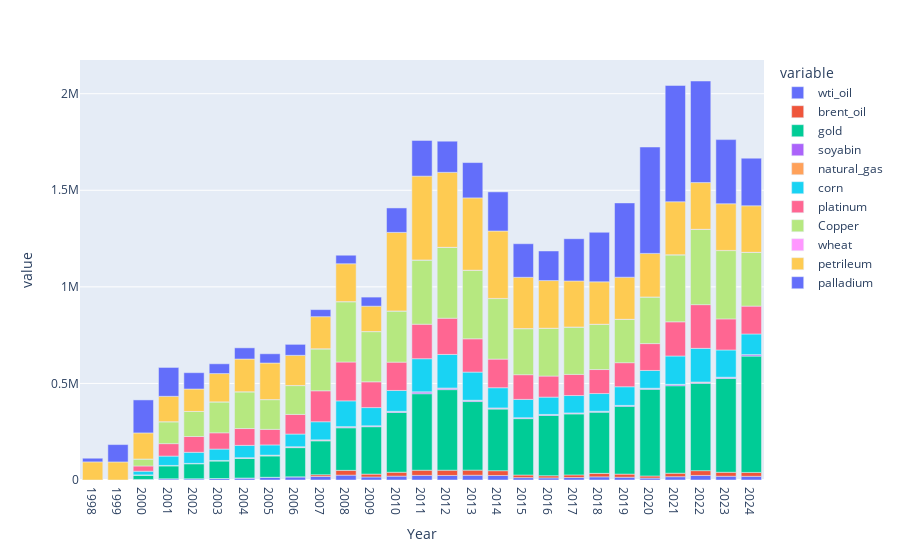

Notebook source saved alongside this figure:
### Code cell
px.bar(grouped_df,x="Year",y=['wti_oil', 'brent_oil', 'gold', 'soyabin', 'natural_gas',
       'corn', 'platinum', 'Copper', 'wheat', 'petrileum', 'palladium'])

### Figure 1 — Plotly figure (JSON) as saved in the notebook; plotly's stock layout.template omitted (floating-point values rounded to 4 significant figures)
{"data": [{"hovertemplate": "variable=wti_oil<br>Year=%{x}<br>value=%{y}<extra></extra>", "legendgroup": "wti_oil", "marker": {"color": "#636efa", "pattern": {"shape": ""}}, "name": "wti_oil", "orientation": "v", "showlegend": true, "textposition": "auto", "type": "bar", "x": ["1998", "1999", "2000", "2001", "2002", "2003", "2004", "2005", "2006", "2007", "2008", "2009", "2010", "2011", "2012", "2013", "2014", "2015", "2016", "2017", "2018", "2019", "2020", "2021", "2022", "2023", "2024"], "xaxis": "x", "y": [0.0, 0.0, 2883.0, 6412.0, 6538.0, 7749.0, 10330.0, 14230.0, 16560.0, 18240.0, 25240.0, 15650.0, 20060.0, 23970.0, 23550.0, 24710.0, 23410.0, 12290.0, 10860.0, 12760.0, 16300.0, 14370.0, 9954.0, 17160.0, 23680.0, 19400.0, 19090.0], "yaxis": "y"}, {"hovertemplate": "variable=brent_oil<br>Year=%{x}<br>value=%{y}<extra></extra>", "legendgroup": "brent_oil", "marker": {"color": "#EF553B", "pattern": {"shape": ""}}, "name": "brent_oil", "orientation": "v", "showlegend": true, "textposition": "auto", "type": "bar", "x": ["1998", "1999", "2000", "2001", "2002", "2003", "2004", "2005", "2006", "2007", "2008", "2009", "2010", "2011", "2012", "2013", "2014", "2015", "2016", "2017", "2018", "2019", "2020", "2021", "2022", "2023", "2024"], "xaxis": "x", "y": [0.0, 0.0, 0.0, 0.0, 0.0, 0.0, 0.0, 0.0, 0.0, 8915.0, 24740.0, 14880.0, 20090.0, 26640.0, 27150.0, 26410.0, 24820.0, 13480.0, 11290.0, 13740.0, 18010.0, 16170.0, 10900.0, 17880.0, 24840.0, 20630.0, 20110.0], "yaxis": "y"}, {"hovertemplate": "variable=gold<br>Year=%{x}<br>value=%{y}<extra></extra>", "legendgroup": "gold", "marker": {"color": "#00cc96", "pattern": {"shape": ""}}, "name": "gold", "orientation": "v", "showlegend": true, "textposition": "auto", "type": "bar", "x": ["1998", "1999", "2000", "2001", "2002", "2003", "2004", "2005", "2006", "2007", "2008", "2009", "2010", "2011", "2012", "2013", "2014", "2015", "2016", "2017", "2018", "2019", "2020", "2021", "2022", "2023", "2024"], "xaxis": "x", "y": [0.0, 0.0, 22700.0, 66950.0, 77620.0, 90930.0, 102000.0, 110400.0, 151100.0, 175600.0, 220400.0, 245500.0, 309300.0, 396200.0, 417200.0, 355000.0, 319000.0, 292000.0, 312400.0, 315700.0, 316900.0, 351000.0, 448600.0, 453000.0, 451800.0, 485700.0, 602300.0], "yaxis": "y"}, {"hovertemplate": "variable=soyabin<br>Year=%{x}<br>value=%{y}<extra></extra>", "legendgroup": "soyabin", "marker": {"color": "#ab63fa", "pattern": {"shape": ""}}, "name": "soyabin", "orientation": "v", "showlegend": true, "textposition": "auto", "type": "bar", "x": ["1998", "1999", "2000", "2001", "2002", "2003", "2004", "2005", "2006", "2007", "2008", "2009", "2010", "2011", "2012", "2013", "2014", "2015", "2016", "2017", "2018", "2019", "2020", "2021", "2022", "2023", "2024"], "xaxis": "x", "y": [0.0, 0.0, 401.2, 1081.0, 1149.0, 1222.0, 1665.0, 1816.0, 2899.0, 3371.0, 3782.0, 3703.0, 5100.0, 8883.0, 7785.0, 5984.0, 4796.0, 3946.0, 4283.0, 4272.0, 3912.0, 4072.0, 5224.0, 6336.0, 5461.0, 5848.0, 7130.0], "yaxis": "y"}, {"hovertemplate": "variable=natural_gas<br>Year=%{x}<br>value=%{y}<extra></extra>", "legendgroup": "natural_gas", "marker": {"color": "#FFA15A", "pattern": {"shape": ""}}, "name": "natural_gas", "orientation": "v", "showlegend": true, "textposition": "auto", "type": "bar", "x": ["1998", "1999", "2000", "2001", "2002", "2003", "2004", "2005", "2006", "2007", "2008", "2009", "2010", "2011", "2012", "2013", "2014", "2015", "2016", "2017", "2018", "2019", "2020", "2021", "2022", "2023", "2024"], "xaxis": "x", "y": [0.0, 0.0, 512.4, 1001.0, 844.7, 1372.0, 1538.0, 2263.0, 1743.0, 1793.0, 2251.0, 1048.0, 1104.0, 1015.0, 705.3, 940.1, 1074.0, 661.9, 637.7, 757.4, 769.2, 636.7, 538.9, 939.4, 1642.0, 669.1, 607.0], "yaxis": "y"}, {"hovertemplate": "variable=corn<br>Year=%{x}<br>value=%{y}<extra></extra>", "legendgroup": "corn", "marker": {"color": "#19d3f3", "pattern": {"shape": ""}}, "name": "corn", "orientation": "v", "showlegend": true, "textposition": "auto", "type": "bar", "x": ["1998", "1999", "2000", "2001", "2002", "2003", "2004", "2005", "2006", "2007", "2008", "2009", "2010", "2011", "2012", "2013", "2014", "2015", "2016", "2017", "2018", "2019", "2020", "2021", "2022", "2023", "2024"], "xaxis": "x", "y": [0.0, 0.0, 18920.0, 48400.0, 57300.0, 58840.0, 63870.0, 52820.0, 65690.0, 93700.0, 133400.0, 94170.0, 107900.0, 171300.0, 173600.0, 145700.0, 104600.0, 94920.0, 89610.0, 90170.0, 91650.0, 96610.0, 91920.0, 146700.0, 174200.0, 140900.0, 106800.0], "yaxis": "y"}, {"hovertemplate": "variable=platinum<br>Year=%{x}<br>value=%{y}<extra></extra>", "legendgroup": "platinum", "marker": {"color": "#FF6692", "pattern": {"shape": ""}}, "name": "platinum", "orientation": "v", "showlegend": true, "textposition": "auto", "type": "bar", "x": ["1998", "1999", "2000", "2001", "2002", "2003", "2004", "2005", "2006", "2007", "2008", "2009", "2010", "2011", "2012", "2013", "2014", "2015", "2016", "2017", "2018", "2019", "2020", "2021", "2022", "2023", "2024"], "xaxis": "x", "y": [0.0, 0.0, 27220.0, 64390.0, 81710.0, 84240.0, 87040.0, 80670.0, 101500.0, 160200.0, 201200.0, 133400.0, 146700.0, 178600.0, 187600.0, 172400.0, 148100.0, 127900.0, 109100.0, 109400.0, 124400.0, 124500.0, 139000.0, 177000.0, 226300.0, 161000.0, 144200.0], "yaxis": "y"}, {"hovertemplate": "variable=Copper<br>Year=%{x}<br>value=%{y}<extra></extra>", "legendgroup": "Copper", "marker": {"color": "#B6E880", "pattern": {"shape": ""}}, "name": "Copper", "orientation": "v", "showlegend": true, "textposition": "auto", "type": "bar", "x": ["1998", "1999", "2000", "2001", "2002", "2003", "2004", "2005", "2006", "2007", "2008", "2009", "2010", "2011", "2012", "2013", "2014", "2015", "2016", "2017", "2018", "2019", "2020", "2021", "2022", "2023", "2024"], "xaxis": "x", "y": [0.0, 0.0, 36070.0, 113400.0, 129700.0, 160100.0, 190200.0, 153900.0, 149200.0, 216800.0, 311900.0, 259800.0, 264400.0, 332000.0, 366300.0, 354500.0, 313400.0, 238100.0, 247200.0, 244900.0, 233900.0, 224200.0, 241100.0, 346400.0, 389200.0, 353600.0, 277600.0], "yaxis": "y"}, {"hovertemplate": "variable=wheat<br>Year=%{x}<br>value=%{y}<extra></extra>", "legendgroup": "wheat", "marker": {"color": "#FF97FF", "pattern": {"shape": ""}}, "name": "wheat", "orientation": "v", "showlegend": true, "textposition": "auto", "type": "bar", "x": ["1998", "1999", "2000", "2001", "2002", "2003", "2004", "2005", "2006", "2007", "2008", "2009", "2010", "2011", "2012", "2013", "2014", "2015", "2016", "2017", "2018", "2019", "2020", "2021", "2022", "2023", "2024"], "xaxis": "x", "y": [0.0, 0.0, 73.38, 180.0, 179.0, 202.5, 321.6, 419.6, 777.6, 816.4, 792.4, 596.1, 864.3, 1008.0, 903.2, 841.1, 785.8, 631.4, 549.3, 704.1, 730.9, 685.7, 709.1, 1071.0, 1005.0, 967.1, 1064.0], "yaxis": "y"}, {"hovertemplate": "variable=petrileum<br>Year=%{x}<br>value=%{y}<extra></extra>", "legendgroup": "petrileum", "marker": {"color": "#FECB52", "pattern": {"shape": ""}}, "name": "petrileum", "orientation": "v", "showlegend": true, "textposition": "auto", "type": "bar", "x": ["1998", "1999", "2000", "2001", "2002", "2003", "2004", "2005", "2006", "2007", "2008", "2009", "2010", "2011", "2012", "2013", "2014", "2015", "2016", "2017", "2018", "2019", "2020", "2021", "2022", "2023", "2024"], "xaxis": "x", "y": [93800.0, 93440.0, 134900.0, 131600.0, 116100.0, 146400.0, 169300.0, 189100.0, 156000.0, 166100.0, 196000.0, 131200.0, 406400.0, 433800.0, 388100.0, 374300.0, 349100.0, 265500.0, 246600.0, 238200.0, 219400.0, 217900.0, 225100.0, 274200.0, 241700.0, 241600.0, 240800.0], "yaxis": "y"}, {"hovertemplate": "variable=palladium<br>Year=%{x}<br>value=%{y}<extra></extra>", "legendgroup": "palladium", "marker": {"color": "#636efa", "pattern": {"shape": ""}}, "name": "palladium", "orientation": "v", "showlegend": true, "textposition": "auto", "type": "bar", "x": ["1998", "1999", "2000", "2001", "2002", "2003", "2004", "2005", "2006", "2007", "2008", "2009", "2010", "2011", "2012", "2013", "2014", "2015", "2016", "2017", "2018", "2019", "2020", "2021", "2022", "2023", "2024"], "xaxis": "x", "y": [18910.0, 89930.0, 171000.0, 149400.0, 84510.0, 50630.0, 58010.0, 47860.0, 56900.0, 36570.0, 44140.0, 46960.0, 126600.0, 184600.0, 161100.0, 182800.0, 202500.0, 173800.0, 153200.0, 218700.0, 256500.0, 384500.0, 550900.0, 602200.0, 526000.0, 332000.0, 246500.0], "yaxis": "y"}], "layout": {"barmode": "relative", "legend": {"title": {"text": "variable"}, "tracegroupgap": 0}, "margin": {"t": 60}, "xaxis": {"anchor": "y", "domain": [0, 1], "title": {"text": "Year"}}, "yaxis": {"anchor": "x", "domain": [0, 1], "title": {"text": "value"}}}}
